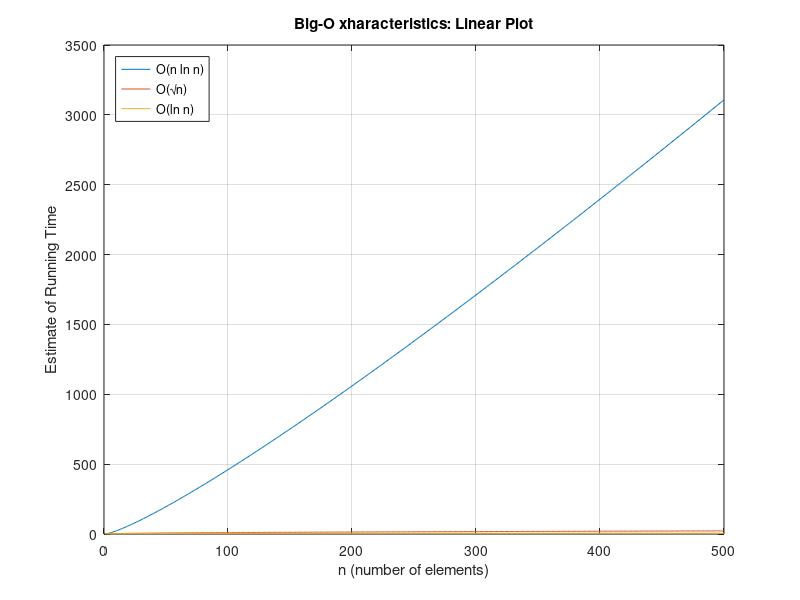

The MATLAB script that drew this image:
clc
clear
close all

%% Declaration of variables
n = 1:500;

%% Visualisation of data
plot(n,n.*log(n), n,sqrt(n), n,log(n))
title('Big-O xharacteristics: Linear Plot')
legend('O(n ln n)', 'O(\surdn)', 'O(ln n)', 'location','northwest')
xlabel('n (number of elements)')
ylabel('Estimate of Running Time')
grid on